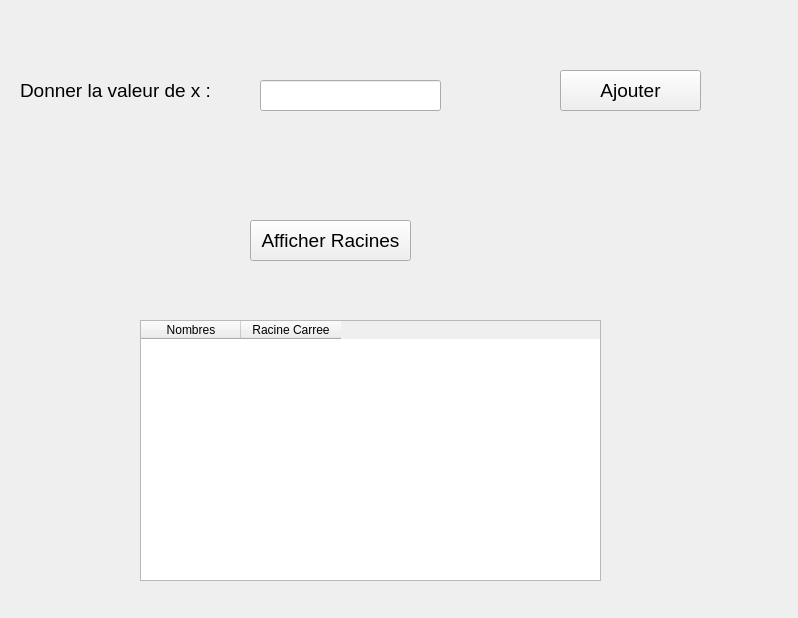
<?xml version="1.0" encoding="UTF-8"?>
<ui version="4.0">
 <class>Form</class>
 <widget class="QWidget" name="Form">
  <property name="geometry">
   <rect>
    <x>0</x>
    <y>0</y>
    <width>798</width>
    <height>618</height>
   </rect>
  </property>
  <property name="windowTitle">
   <string>Form</string>
  </property>
  <widget class="QLabel" name="label">
   <property name="geometry">
    <rect>
     <x>20</x>
     <y>70</y>
     <width>201</width>
     <height>41</height>
    </rect>
   </property>
   <property name="font">
    <font>
     <pointsize>14</pointsize>
    </font>
   </property>
   <property name="text">
    <string>Donner la valeur de x :</string>
   </property>
  </widget>
  <widget class="QLineEdit" name="valeur">
   <property name="geometry">
    <rect>
     <x>260</x>
     <y>80</y>
     <width>181</width>
     <height>31</height>
    </rect>
   </property>
   <property name="font">
    <font>
     <pointsize>14</pointsize>
    </font>
   </property>
  </widget>
  <widget class="QPushButton" name="ajouter">
   <property name="geometry">
    <rect>
     <x>560</x>
     <y>70</y>
     <width>141</width>
     <height>41</height>
    </rect>
   </property>
   <property name="font">
    <font>
     <pointsize>14</pointsize>
    </font>
   </property>
   <property name="text">
    <string>Ajouter</string>
   </property>
  </widget>
  <widget class="QTableWidget" name="table">
   <property name="geometry">
    <rect>
     <x>140</x>
     <y>320</y>
     <width>461</width>
     <height>261</height>
    </rect>
   </property>
   <column>
    <property name="text">
     <string>Nombres</string>
    </property>
   </column>
   <column>
    <property name="text">
     <string>Racine Carree</string>
    </property>
   </column>
  </widget>
  <widget class="QPushButton" name="afficher">
   <property name="geometry">
    <rect>
     <x>250</x>
     <y>220</y>
     <width>161</width>
     <height>41</height>
    </rect>
   </property>
   <property name="font">
    <font>
     <pointsize>14</pointsize>
    </font>
   </property>
   <property name="text">
    <string>Afficher Racines</string>
   </property>
  </widget>
 </widget>
 <resources/>
 <connections/>
</ui>
